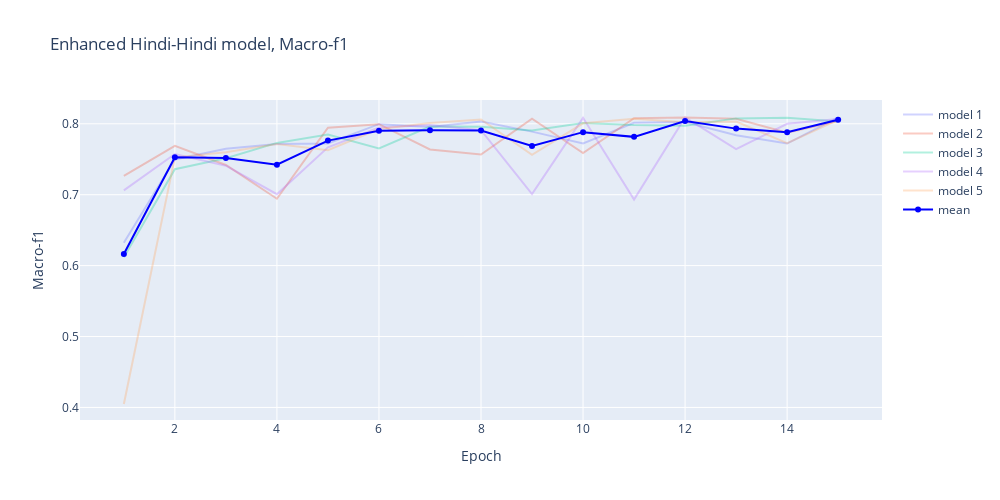

The cell this chart's notebook holds for it:
### Code cell
t3_hinhin_mf1_no_fix = get_perf(3, 'hindi_hindi', 'macro_f1', 'no_fix', take_mean=False)
plot_results(t3_hinhin_mf1_no_fix)

### Figure 1 — Plotly figure (JSON) as saved in the notebook; plotly's stock layout.template omitted (floating-point values rounded to 4 significant figures)
{"data": [{"mode": "lines", "name": "model 1", "opacity": 0.3, "type": "scatter", "x": [1, 2, 3, 4, 5, 6, 7, 8, 9, 10, 11, 12, 13, 14, 15], "y": [0.6321, 0.7497, 0.7647, 0.7715, 0.7723, 0.7995, 0.7956, 0.8032, 0.789, 0.7722, 0.8014, 0.8025, 0.7838, 0.7721, 0.809]}, {"mode": "lines", "name": "model 2", "opacity": 0.3, "type": "scatter", "x": [1, 2, 3, 4, 5, 6, 7, 8, 9, 10, 11, 12, 13, 14, 15], "y": [0.7265, 0.769, 0.7419, 0.6943, 0.7946, 0.7995, 0.7639, 0.7566, 0.8072, 0.7588, 0.8078, 0.8089, 0.8072, 0.7875, 0.8041]}, {"mode": "lines", "name": "model 3", "opacity": 0.3, "type": "scatter", "x": [1, 2, 3, 4, 5, 6, 7, 8, 9, 10, 11, 12, 13, 14, 15], "y": [0.6118, 0.736, 0.7514, 0.7731, 0.785, 0.7652, 0.7962, 0.7957, 0.7906, 0.8012, 0.7983, 0.7973, 0.8077, 0.8085, 0.8033]}, {"mode": "lines", "name": "model 4", "opacity": 0.3, "type": "scatter", "x": [1, 2, 3, 4, 5, 6, 7, 8, 9, 10, 11, 12, 13, 14, 15], "y": [0.7062, 0.7575, 0.741, 0.7008, 0.7668, 0.7948, 0.7983, 0.791, 0.7009, 0.8084, 0.6933, 0.809, 0.7643, 0.8001, 0.8067]}, {"mode": "lines", "name": "model 5", "opacity": 0.3, "type": "scatter", "x": [1, 2, 3, 4, 5, 6, 7, 8, 9, 10, 11, 12, 13, 14, 15], "y": [0.4048, 0.7527, 0.7599, 0.7715, 0.7628, 0.7926, 0.8011, 0.806, 0.7562, 0.8007, 0.8071, 0.8024, 0.8031, 0.7727, 0.8056]}, {"line": {"color": "blue"}, "mode": "lines+markers", "name": "mean", "type": "scatter", "x": [1, 2, 3, 4, 5, 6, 7, 8, 9, 10, 11, 12, 13, 14, 15], "y": [0.6163, 0.753, 0.7518, 0.7422, 0.7763, 0.7903, 0.791, 0.7905, 0.7688, 0.7883, 0.7816, 0.804, 0.7932, 0.7882, 0.8057]}], "layout": {"height": 500, "title": {"text": "Enhanced Hindi-Hindi model, Macro-f1"}, "width": 1000, "xaxis": {"autorange": true, "range": [0.1407, 15.86], "title": {"text": "Epoch"}, "type": "linear"}, "yaxis": {"autorange": true, "range": [0.3823, 0.8336], "title": {"text": "Macro-f1"}, "type": "linear"}}}
